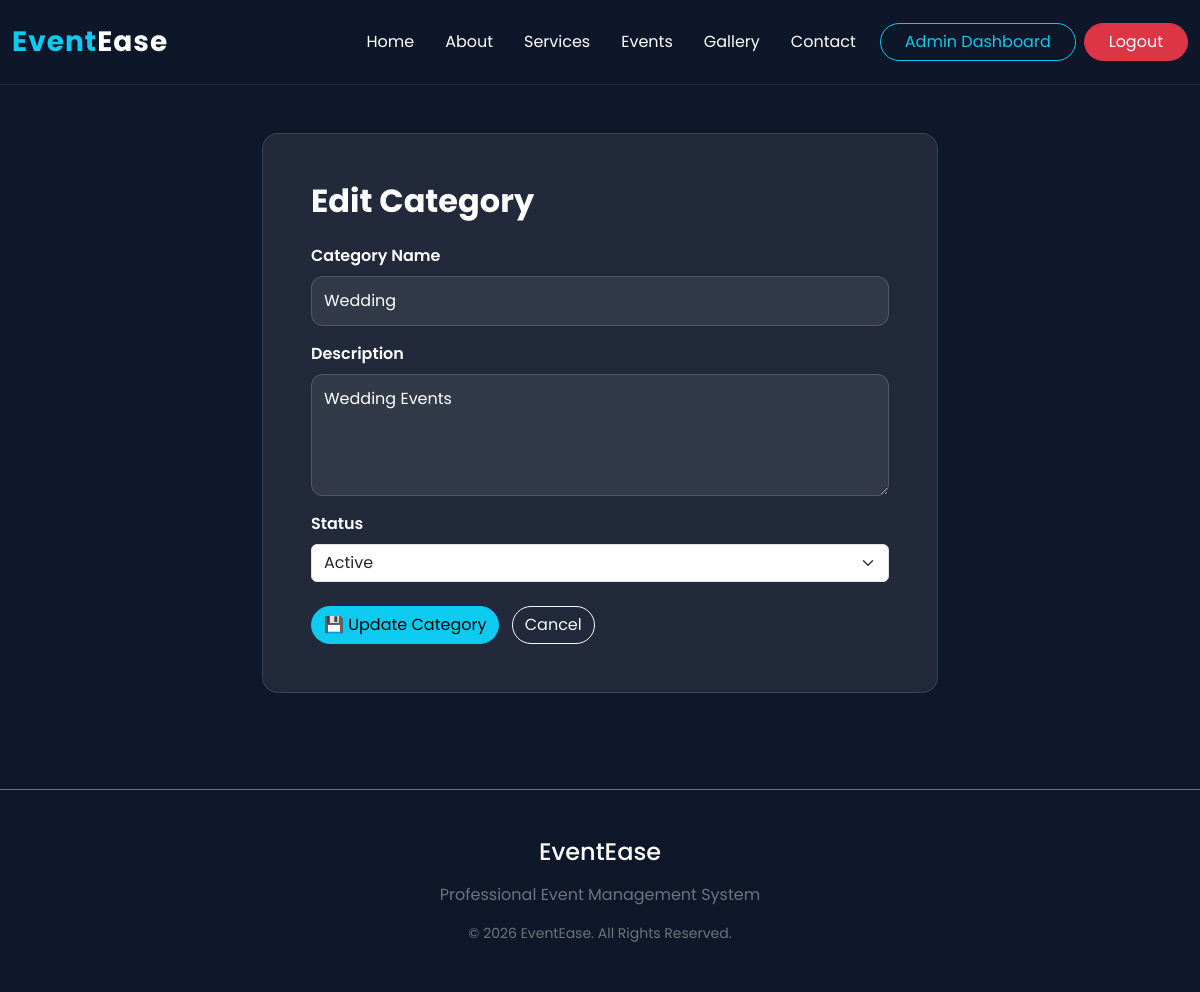
The page /admin/edit-category.php?id=1 (signed in) on the database its author committed.
### tables this page shows
CREATE TABLE categories (
    id INT AUTO_INCREMENT PRIMARY KEY,
    category_name VARCHAR(100) NOT NULL UNIQUE,
    description TEXT,
    status ENUM('Active','Inactive') DEFAULT 'Active',
    created_at TIMESTAMP DEFAULT CURRENT_TIMESTAMP
);

### admin/edit-category.php (the view, shortened to what this page needs)
<?php
require_once '../config/database.php';
$categoryId = isset($_GET['id']) ? (int) $_GET['id'] : 0;
$stmt = $conn->prepare("
    SELECT id, category_name, description, status
    FROM categories
    WHERE id = ?
    LIMIT 1
");
$stmt->bind_param("i", $categoryId);
$stmt->execute();
$result = $stmt->get_result();
$category = $result->fetch_assoc();
require_once '../includes/header.php';
require_once '../includes/navbar.php';
?>
<div class="container py-5">
    <div class="row justify-content-center">
        <div class="col-lg-7">
            <div class="glass rounded-4 p-5">
                <h2 class="text-white fw-bold mb-4">
                    Edit Category
                </h2>
                <form action="edit-category-process.php" method="POST">
                    <div class="mb-3">
                        <label class="form-label text-white">
                            Category Name
                        </label>
                        <input
                            type="text"
                            name="category_name"
                            class="form-control"
                            value="<?= htmlspecialchars($category['category_name']); ?>"
                            required
                        >
                    </div>
                    <div class="mb-3">
                        <label class="form-label text-white">
                            Description
                        </label>
                        <textarea
                            name="description"
                            class="form-control"
                            rows="4"
                        ><?= htmlspecialchars($category['description']); ?></textarea>
                    </div>
                    <div class="mb-4">
                        <label class="form-label text-white">
                            Status
                        </label>
                        <select
                            name="status"
                            class="form-select"
                            required
                        >
                            <option
                                value="Active"
                                <?= $category['status'] === 'Active' ? 'selected' : ''; ?>
                            >
                                Active
                            </option>
                        </select>
                    </div>
                    <button
                        type="submit"
                        class="btn btn-info me-2"
                    >
                        💾 Update Category
                    </button>
                    <a
                        href="manage-categories.php"
                        class="btn btn-outline-light"
                    >
                        Cancel
                    </a>
                </form>
            </div>
        </div>
    </div>
</div>
<?php
require_once '../includes/footer.php';
?>

### assets/css/style.css (style rules this page uses)
* { margin:0; padding:0; box-sizing:border-box; }
body { font-family:'Poppins',sans-serif; background:#0f172a; color:#ffffff; overflow-x:hidden; }
a { text-decoration:none; }
.container { max-width:1200px; }
.glass { background:rgba(255,255,255,.08); backdrop-filter:blur(15px); border:1px solid rgba(255,255,255,.12); border-radius:20px; }
.btn { border-radius:30px; }
.form-control { background:rgba(255,255,255,.08); border:1px solid rgba(255,255,255,.15); color:white; border-radius:12px; padding:12px; }
.form-control::placeholder { color:#b0b0b0; }
.form-label { color:white; font-weight:600; }

### rows shown on the page
categories: category_name "Wedding", description "Wedding Events", status "Active"
